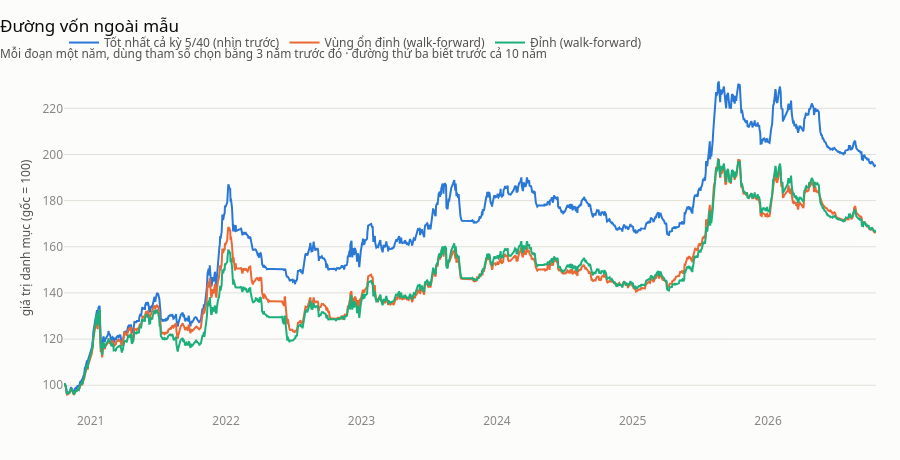

Notebook source saved alongside this figure:
### Markdown cell above
Cùng câu chuyện, viết bằng đường vốn: nối các đoạn ngoài mẫu của từng cách
chọn, đặt cạnh đường vốn của **tham số tốt nhất cả kỳ** — bộ tham số mà một
người chỉ chạy `optstrategy` một lần trên toàn bộ dữ liệu sẽ trình bày.

### Code cell
def noi_ngoai_mau(chon_tham_so) -> pd.Series:
    doan = []
    for trong, ngoai in CUA_SO:
        doan.append(ngoai[chon_tham_so(trong.apply(sharpe))])
    return pd.concat(doan)


noi = {
    "Đỉnh (walk-forward)": noi_ngoai_mau(lambda s: s.idxmax()),
    "Vùng ổn định (walk-forward)": noi_ngoai_mau(lambda s: lam_min(s).idxmax()),
    f"Tốt nhất cả kỳ {TOT_NHAT_CA_KY[0]}/{TOT_NHAT_CA_KY[1]} (nhìn trước)": LS[TOT_NHAT_CA_KY].loc[CUA_SO[0][1].index[0] :],
}
ve = pd.concat(
    [pd.DataFrame({"date": s.index, "von": ((1 + s).cumprod() * 100).to_numpy(), "duong": ten}) for ten, s in noi.items()]
)
print(pd.DataFrame({ten: chi_so_hieu_qua(s) for ten, s in noi.items()}).T[["cagr", "sharpe", "mdd"]].round(3).to_string())
duong(
    ve,
    x="date",
    y="von",
    theo="duong",
    tieu_de="Đường vốn ngoài mẫu",
    phu_de="Mỗi đoạn một năm, dùng tham số chọn bằng 3 năm trước đó · đường thứ ba biết trước cả 10 năm",
    nhan_y="giá trị danh mục (gốc = 100)",
)

### Figure 1 — Plotly figure (JSON) as saved in the notebook; plotly's stock layout.template omitted (floating-point values rounded to 4 significant figures; data arrays with more than 128 entries replaced by an {"elided": "..."} marker saying what was removed)
{"data": [{"hovertemplate": "%{y:,.2f}<extra>%{fullData.name}</extra>", "line": {"color": "#2a78d6", "width": 2}, "mode": "lines", "name": "Tốt nhất cả kỳ 5/40 (nhìn trước)", "type": "scatter", "x": {"elided": "1494 str values"}, "y": {"elided": "1494 float values"}}, {"hovertemplate": "%{y:,.2f}<extra>%{fullData.name}</extra>", "line": {"color": "#eb6834", "width": 2}, "mode": "lines", "name": "Vùng ổn định (walk-forward)", "type": "scatter", "x": {"elided": "1494 str values"}, "y": {"elided": "1494 float values"}}, {"hovertemplate": "%{y:,.2f}<extra>%{fullData.name}</extra>", "line": {"color": "#1baf7a", "width": 2}, "mode": "lines", "name": "Đỉnh (walk-forward)", "type": "scatter", "x": {"elided": "1494 str values"}, "y": {"elided": "1494 float values"}}], "layout": {"height": 460, "hovermode": "x unified", "showlegend": true, "title": {"text": "Đường vốn ngoài mẫu<br><sub style='color:#52514e'>Mỗi đoạn một năm, dùng tham số chọn bằng 3 năm trước đó · đường thứ ba biết trước cả 10 năm</sub>"}, "yaxis": {"title": {"text": "giá trị danh mục (gốc = 100)"}}}}
